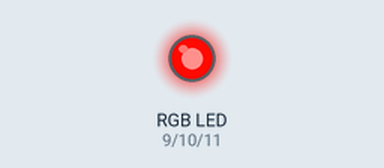
The sketch below on a simulated Arduino Uno, built with avr-gcc and run on an emulated ATmega328P. Shown: an RGB LED mixed from three pins (HIGH = lit).

Above: at 0.05 s.
At 0.75 s:
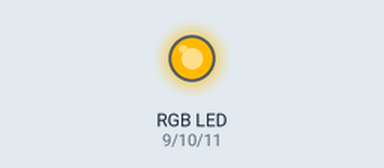
At 1.5 s:
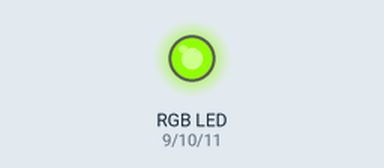
At 3.0 s:
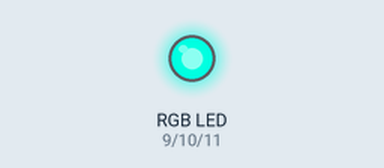
At 4.5 s:
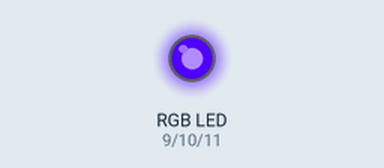
At 6.0 s:
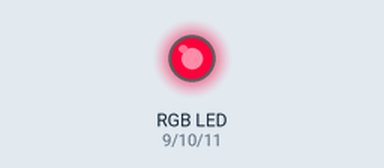
Timing chart, 0 to 8.1 s (numbered marks = the images above):
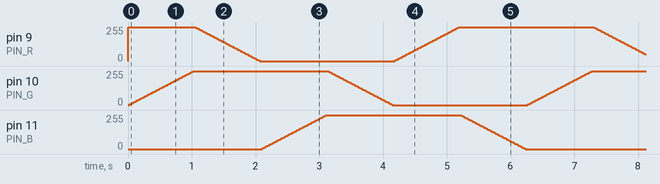

The sketch:

RGB_code.ino
```cpp
const int PIN_R = 9;
const int PIN_G = 10;
const int PIN_B = 11;

void setRGB(int r, int g, int b) {
  // For common-cathode RGB LED:
  analogWrite(PIN_R, r);
  analogWrite(PIN_G, g);
  analogWrite(PIN_B, b);
}

void setup() {
  pinMode(PIN_R, OUTPUT);
  pinMode(PIN_G, OUTPUT);
  pinMode(PIN_B, OUTPUT);
}

void loop() {
  // Smooth color cycle (fade through rainbow-ish colors)

  for (int i = 0; i <= 255; i += 5) { setRGB(255, i, 0); delay(20); }   // red -> yellow
  for (int i = 255; i >= 0; i -= 5) { setRGB(i, 255, 0); delay(20); }  // yellow -> green
  for (int i = 0; i <= 255; i += 5) { setRGB(0, 255, i); delay(20); }  // green -> cyan
  for (int i = 255; i >= 0; i -= 5) { setRGB(0, i, 255); delay(20); }  // cyan -> blue
  for (int i = 0; i <= 255; i += 5) { setRGB(i, 0, 255); delay(20); }  // blue -> purple
  for (int i = 255; i >= 0; i -= 5) { setRGB(255, 0, i); delay(20); }  // purple -> red
}
```
